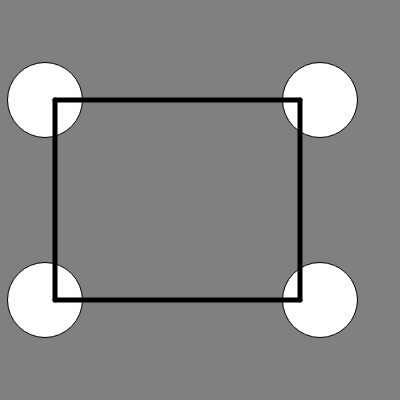
Frame 1 (no input)
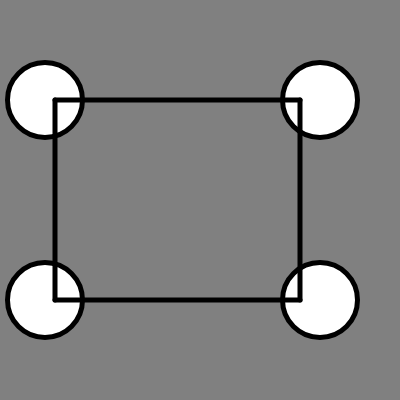
Frame 60 (no input)
Frame 120 (the mouse pressed at the canvas centre since frame 60): identical to frame 60, image omitted

The p5.js sketch that drew these frames (run headless with seeded random() and noise() and a simulated clock; from frame 60 on, the mouse is pressed at the canvas centre):

// p5.js sketch
// ── sketch.js
function setup() {
  createCanvas(400, 400);
}

function draw() {
  background(GRAY);
  circle(45, 100, 75);
  circle(320, 100, 75);
  circle(45, 300, 75);
  circle(320, 300, 75);
  strokeWeight(5);
  line(300, 100, 55, 100);
  line(300, 300, 300, 100);
  line(55, 100, 55, 300);
  line(300, 300, 55, 300);
}
